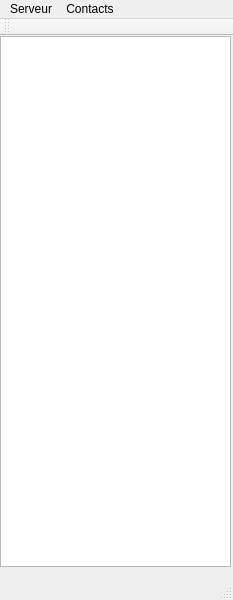
<ui version="4.0" >
 <class>MainWindow</class>
 <widget class="QMainWindow" name="MainWindow" >
  <property name="geometry" >
   <rect>
    <x>0</x>
    <y>0</y>
    <width>233</width>
    <height>600</height>
   </rect>
  </property>
  <property name="windowTitle" >
   <string>MainWindow</string>
  </property>
  <widget class="QWidget" name="centralwidget" >
   <widget class="QWidget" name="verticalLayout" >
    <property name="geometry" >
     <rect>
      <x>0</x>
      <y>0</y>
      <width>231</width>
      <height>531</height>
     </rect>
    </property>
    <layout class="QVBoxLayout" >
     <item>
      <widget class="QListView" name="listView" />
     </item>
    </layout>
   </widget>
  </widget>
  <widget class="QMenuBar" name="menubar" >
   <property name="geometry" >
    <rect>
     <x>0</x>
     <y>0</y>
     <width>233</width>
     <height>26</height>
    </rect>
   </property>
   <widget class="QMenu" name="menuServeur" >
    <property name="title" >
     <string>Serveur</string>
    </property>
    <addaction name="actionConnection" />
   </widget>
   <widget class="QMenu" name="menuContacts" >
    <property name="title" >
     <string>Contacts</string>
    </property>
    <addaction name="actionTags" />
   </widget>
   <addaction name="menuServeur" />
   <addaction name="menuContacts" />
  </widget>
  <widget class="QStatusBar" name="statusbar" />
  <widget class="QToolBar" name="toolBar" >
   <property name="windowTitle" >
    <string>toolBar</string>
   </property>
   <attribute name="toolBarArea" >
    <enum>TopToolBarArea</enum>
   </attribute>
   <attribute name="toolBarBreak" >
    <bool>false</bool>
   </attribute>
  </widget>
  <action name="actionConnection" >
   <property name="text" >
    <string>Connection</string>
   </property>
  </action>
  <action name="actionFiltres" >
   <property name="text" >
    <string>Filtres</string>
   </property>
  </action>
  <action name="actionTags" >
   <property name="text" >
    <string>Filtres</string>
   </property>
  </action>
 </widget>
 <resources/>
 <connections/>
</ui>
